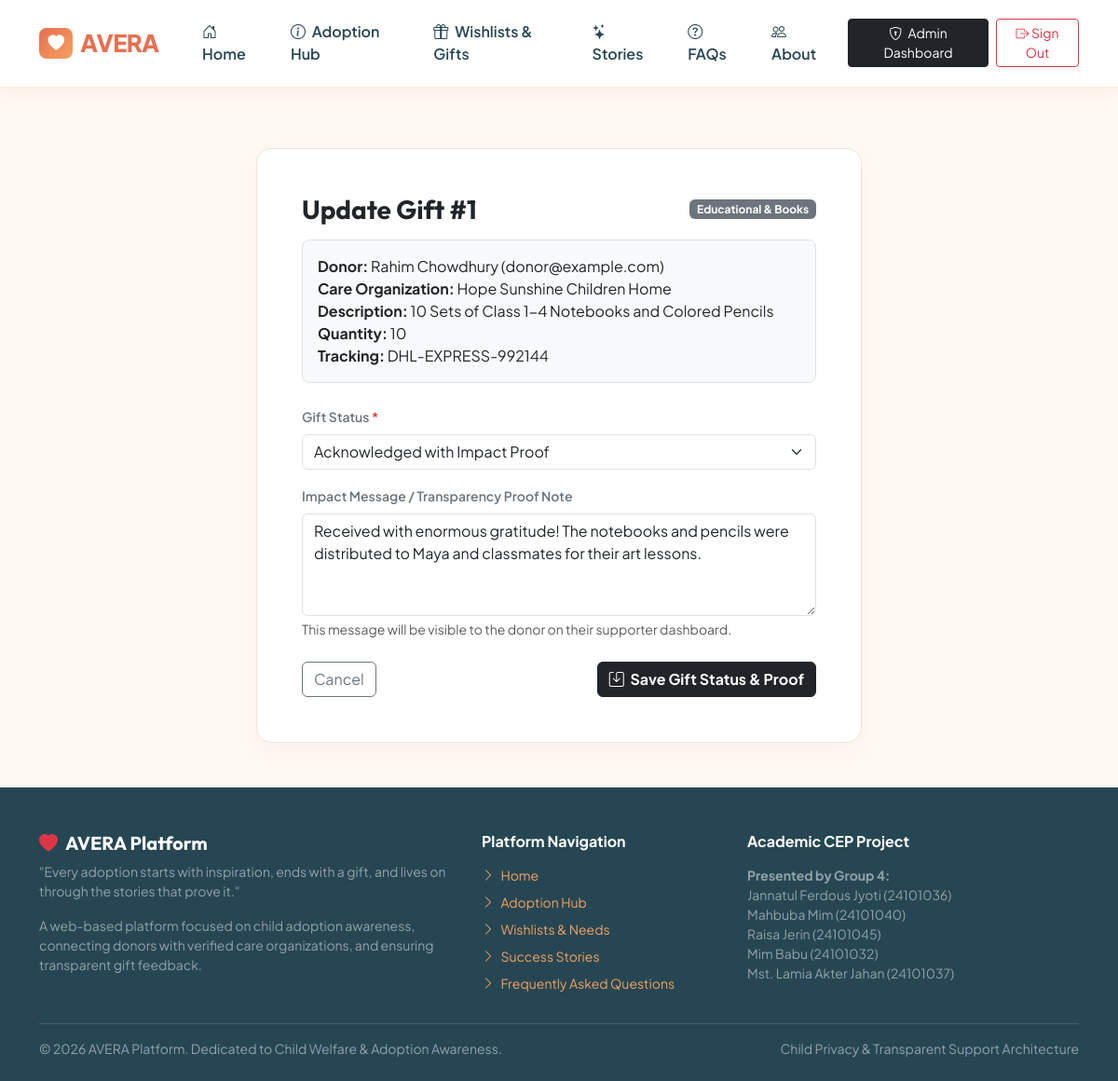
The page /admin-portal/gifts/1/update/ (signed in) on the database its author committed.
### core/models.py (models this page shows, shortened)
class Gift(models.Model):
    GIFT_TYPE_CHOICES = (
        ('Books_Stationery', 'Educational & Books'),
        ('Clothes', 'Clothing & Footwear'),
        ('Toys_Games', 'Toys & Recreation'),
        ('Health_Nutrition', 'Nutrition & Health Supplies'),
        ('Other', 'Other Support'),
    )
    STATUS_CHOICES = (
        ('Pledged', 'Pledged by Donor'),
        ('Dispatched', 'Dispatched / In Transit'),
        ('Received', 'Received by Organization'),
        ('Acknowledged', 'Verified & Acknowledged with Proof'),
    )
    donor = models.ForeignKey(
        settings.AUTH_USER_MODEL,
        on_delete=models.CASCADE,
        related_name="gifts",
        verbose_name="Donor"
    )
    organization = models.ForeignKey(
        CareOrganization,
        on_delete=models.CASCADE,
        related_name="received_gifts",
        verbose_name="Care Organization"
    )
    wishlist_item = models.ForeignKey(
        Wishlist,
        on_delete=models.SET_NULL,
        null=True,
        blank=True,
        related_name="pledges",
        verbose_name="Matched Wishlist Item"
    )
    gift_type = models.CharField(max_length=30, choices=GIFT_TYPE_CHOICES)
    description = models.TextField(verbose_name="Gift Description")
    quantity = models.PositiveIntegerField(default=1, verbose_name="Quantity")
    status = models.CharField(max_length=20, choices=STATUS_CHOICES, default='Pledged')
    tracking_reference = models.CharField(max_length=100, blank=True, verbose_name="Courier / Tracking Ref")
    created_at = models.DateTimeField(auto_now_add=True)
    class Meta:
        verbose_name = "Gift / Support"
        verbose_name_plural = "Gifts / Supports"

class CareOrganization(models.Model):
    VERIFICATION_STATUS = (
        ('Pending', 'Pending Verification'),
        ('Verified', 'Verified Organization'),
        ('Rejected', 'Rejected'),
    )
    name = models.CharField(max_length=200, verbose_name="Organization Name")
    address = models.TextField(verbose_name="Address")
    phone = models.CharField(max_length=30, verbose_name="Phone")
    email = models.EmailField(verbose_name="Email")
    description = models.TextField(verbose_name="Description")
    verification_status = models.CharField(
        max_length=20,
        choices=VERIFICATION_STATUS,
        default='Verified',
        verbose_name="Verification Status"
    )
    website = models.URLField(blank=True, null=True, verbose_name="Website")
    created_at = models.DateTimeField(auto_now_add=True)
    class Meta:
        verbose_name = "Care Organization"
        verbose_name_plural = "Care Organizations"

class Feedback(models.Model):
    STATUS_CHOICES = (
        ('Pending', 'Pending Admin Verification'),
        ('Verified', 'Verified & Public Proof'),
    )
    gift = models.OneToOneField(Gift, on_delete=models.CASCADE, related_name="proof_feedback")
    message = models.TextField(verbose_name="Impact Message / Proof Note")
    photo = models.ImageField(upload_to="proofs/", blank=True, null=True, verbose_name="Proof Photo")
    feedback_date = models.DateTimeField(default=timezone.now)
    verification_status = models.CharField(max_length=20, choices=STATUS_CHOICES, default='Verified')
    class Meta:
        verbose_name = "Transparency Feedback"
        verbose_name_plural = "Transparency Feedbacks"

### accounts/models.py (models this page shows, shortened)
class User(AbstractBaseUser, PermissionsMixin):
    ROLE_CHOICES = (
        ('USER', 'User / Donor'),
        ('ADMIN', 'System Administrator'),
    )
    USER_TYPE_CHOICES = (
        ('donor', 'Supporter / Donor'),
        ('adopter', 'Prospective Adopter'),
        ('volunteer', 'Volunteer'),
    )
    email = models.EmailField(unique=True, verbose_name="Email Address")
    first_name = models.CharField(max_length=60, verbose_name="First Name")
    last_name = models.CharField(max_length=60, verbose_name="Last Name")
    phone = models.CharField(max_length=20, verbose_name="Phone Number", blank=True)
    address = models.TextField(blank=True, verbose_name="Address")
    role = models.CharField(max_length=10, choices=ROLE_CHOICES, default='USER', verbose_name="Role")
    user_type = models.CharField(max_length=20, choices=USER_TYPE_CHOICES, default='donor', verbose_name="User Type")
    is_active = models.BooleanField(default=True)
    is_staff = models.BooleanField(default=False)
    date_joined = models.DateTimeField(default=timezone.now)
    objects = CustomUserManager()
    USERNAME_FIELD = 'email'
    REQUIRED_FIELDS = ['first_name', 'last_name']
    class Meta:
        verbose_name = 'User'
        verbose_name_plural = 'Users'
        ordering = ['-date_joined']
    def get_full_name(self):
        return f"{self.first_name} {self.last_name}".strip() or self.email

### core/views.py (the view, shortened to what this page needs)
# urls.py: path('admin-portal/gifts/<int:gift_id>/update/', views.admin_update_gift_status, name='admin_update_gift_status'),
@user_passes_test(is_admin_check, login_url='admin_login')
def admin_update_gift_status(request, gift_id):
    gift = get_object_or_404(Gift, id=gift_id)
    return render(request, 'core/admin_update_gift.html', {'gift': gift})

### accounts/authentication.py (called while the page is built)
    def get_user(self, user_id):
        try:
            return User.objects.get(pk=user_id)
        except User.DoesNotExist:
            return None

### core/views.py (called while the page is built)
def is_admin_check(user):
    return user.is_authenticated and (user.role == 'ADMIN' or user.is_staff or user.is_superuser)

### templates/core/admin_update_gift.html (shortened to what this page needs)
{% extends 'base.html' %}
{% block content %}
<div class="container py-5">
    <div class="card card-avera mx-auto p-4 p-md-5" style="max-width: 650px;">
        <div class="d-flex justify-content-between align-items-center mb-3">
            <h3 class="fw-bold text-dark mb-0">Update Gift #{{ gift.id }}</h3>
            <span class="badge bg-secondary">{{ gift.get_gift_type_display }}</span>
        </div>
        <div class="bg-light p-3 rounded-3 mb-4 border">
            <div><strong>Donor:</strong> {{ gift.donor.get_full_name }} ({{ gift.donor.email }})</div>
            <div><strong>Care Organization:</strong> {{ gift.organization.name }}</div>
            <div><strong>Description:</strong> {{ gift.description }}</div>
            <div><strong>Quantity:</strong> {{ gift.quantity }}</div>
            {% if gift.tracking_reference %}
                <div><strong>Tracking:</strong> {{ gift.tracking_reference }}</div>
            {% endif %}
        </div>
        <form method="post">
            <div class="mb-3">
                <label class="form-label fw-semibold small text-secondary">Gift Status <span class="text-danger">*</span></label>
                <select name="status" class="form-select" required>
                    <option value="Acknowledged" {% if gift.status == 'Acknowledged' %}selected{% endif %}>Acknowledged with Impact Proof</option>
                </select>
            </div>
            <div class="mb-4">
                <label class="form-label fw-semibold small text-secondary">
                    Impact Message / Transparency Proof Note
                </label>
                <textarea name="feedback_message" rows="4" class="form-control" placeholder="Write verification message for the donor (e.g. 'The items were received in good condition and distributed to the children for their upcoming academic term...').">{% if gift.proof_feedback %}{{ gift.proof_feedback.message }}{% endif %}</textarea>
                <div class="form-text small">This message will be visible to the donor on their supporter dashboard.</div>
            </div>
            <div class="d-flex justify-content-between align-items-center">
                <a href="{% url 'admin_manage_gifts' %}" class="btn btn-outline-secondary">Cancel</a>
                <button type="submit" class="btn btn-dark fw-bold">
                    <i class="bi bi-save me-1"></i> Save Gift Status & Proof
                </button>
            </div>
        </form>
    </div>
</div>
{% endblock %}

### templates/base.html (style rules this page uses)
:root { --brand-primary: #E76F51; --brand-primary-hover: #D65A3D; --brand-secondary: #F4A261; --brand-sand: #E9C46A; --brand-teal: #2A9D8F; --brand-dark: #264653; --brand-light: #FFF8F3; --brand-card-bg: #FFFFFF; --brand-border: #F2E3D5; }
body { font-family: 'Plus Jakarta Sans', sans-serif; background-color: var(--brand-light); color: #333333; min-height: 100vh; display: flex; flex-direction: column; }
h1, h2, h3, h4, h5, .brand-font { font-family: 'Outfit', sans-serif; }
.card-avera { background: #FFFFFF; border-radius: 16px; border: 1px solid var(--brand-border); box-shadow: 0 10px 30px rgba(0, 0, 0, 0.03); transition: transform 0.2s ease, box-shadow 0.2s ease; }

### rows shown on the page
Gift: id "1", gift_type "Educational & Books", donor.get_full_name "Rahim Chowdhury", donor.email "donor@example.com", organization.name "Hope Sunshine Children Home", description "10 Sets of Class 1-4 Notebooks and Colored Pencils", quantity "10", tracking_reference "DHL-EXPRESS-992144", status "Acknowledged with Impact Proof", feedback_message "Received with enormous gratitude! The notebooks and pencils were distributed to Maya and classmates for their art lessons."
